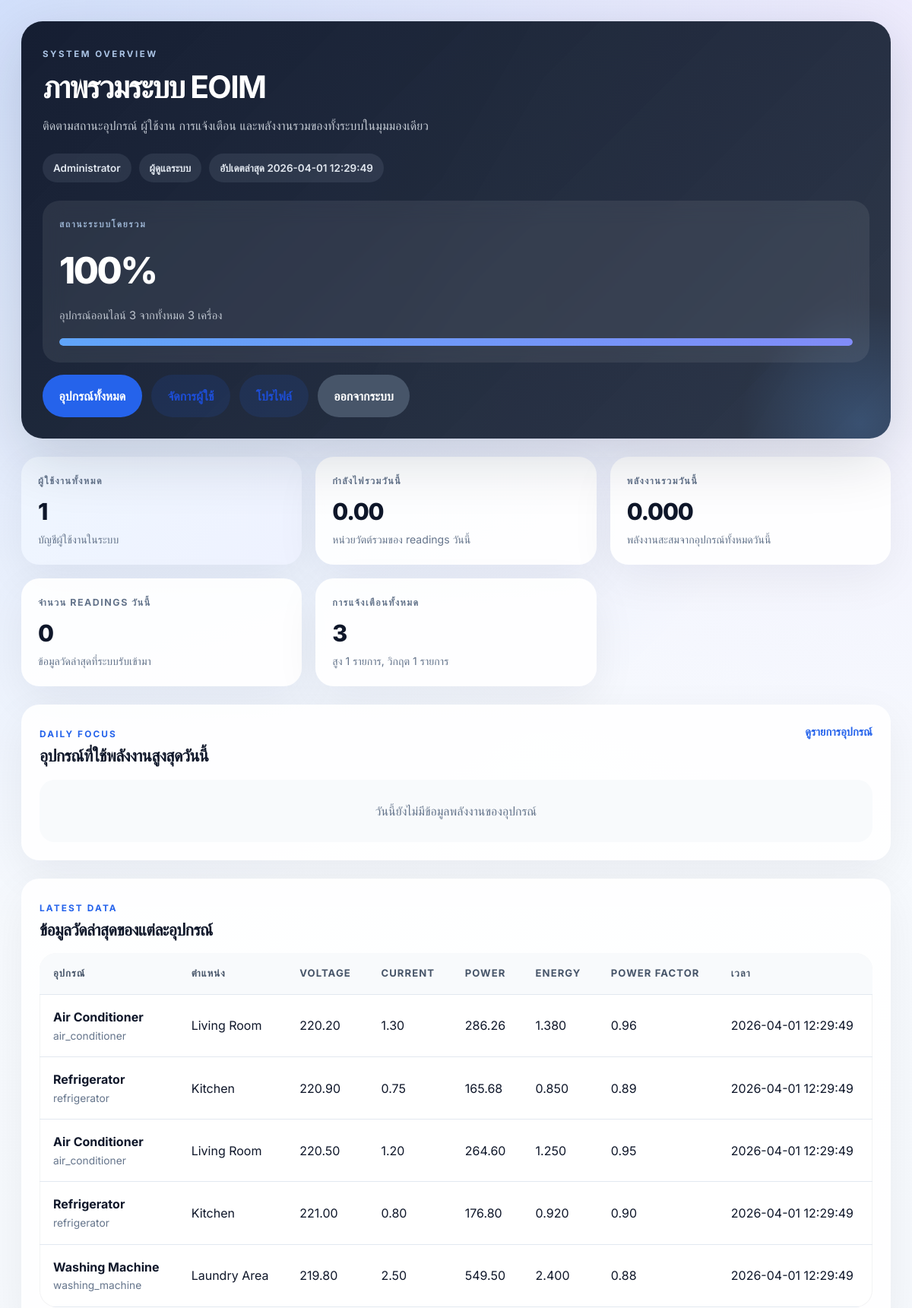
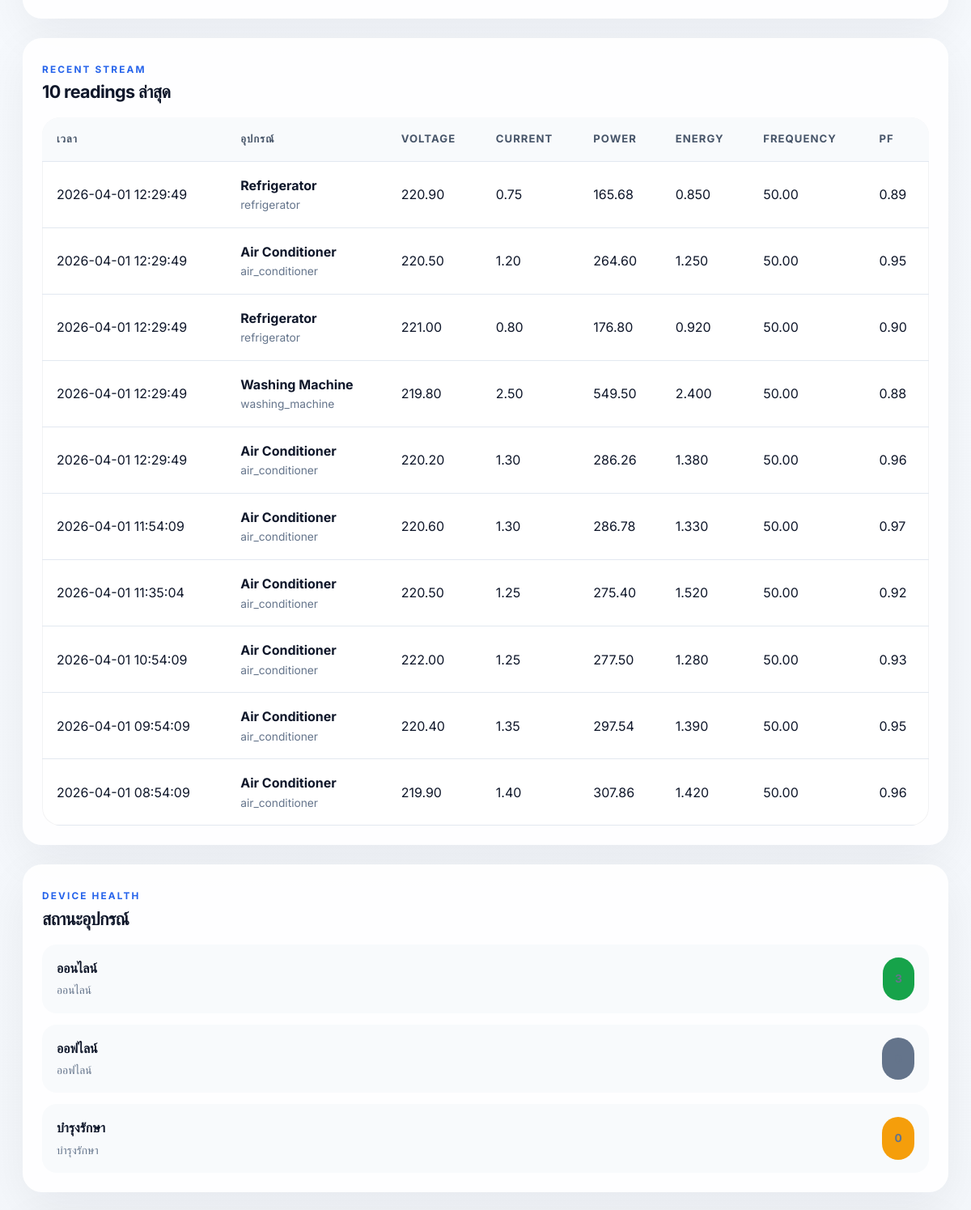
The app's page /dashboard (signed in, upper part) with its own data (2 pictures, top to bottom).
### tables this page shows
CREATE TABLE `smartmeter_readings` (
  `id` bigint(20) UNSIGNED NOT NULL,
  `device_id` int(10) UNSIGNED NOT NULL,
  `voltage` decimal(10,2) NOT NULL DEFAULT 0.00,
  `current` decimal(10,2) NOT NULL DEFAULT 0.00,
  `power` decimal(10,2) NOT NULL DEFAULT 0.00,
  `energy` decimal(10,3) NOT NULL DEFAULT 0.000,
  `frequency` decimal(10,2) NOT NULL DEFAULT 0.00,
  `power_factor` decimal(5,2) NOT NULL DEFAULT 0.00,
  `recorded_at` datetime NOT NULL,
  `created_at` timestamp NULL DEFAULT current_timestamp()
);

CREATE TABLE `devices` (
  `id` int(10) UNSIGNED NOT NULL,
  `device_name` varchar(150) NOT NULL,
  `device_type` varchar(100) NOT NULL,
  `location` varchar(150) DEFAULT NULL,
  `status` enum('active','inactive','maintenance') NOT NULL DEFAULT 'active',
  `user_id` int(10) UNSIGNED DEFAULT NULL,
  `ip_address` varchar(45) DEFAULT NULL,
  `device_secret` varchar(255) DEFAULT NULL,
  `created_at` timestamp NULL DEFAULT current_timestamp(),
  `updated_at` timestamp NULL DEFAULT current_timestamp() ON UPDATE current_timestamp()
);

### app/views/dashboard/index.php (the view, shortened to what the rows shown need)
<?php
$isAdmin = has_role('admin');
$displayName = trim((string)($user['name'] ?? 'ผู้ใช้งาน'));
$roleLabel = $isAdmin ? 'ผู้ดูแลระบบ' : 'ผู้ใช้งาน';
$latestUpdate = $latestReadings[0]['recorded_at'] ?? null;
$formatNumber = static fn ($value, int $decimals = 0): string => number_format((float)$value, $decimals);
?>
<!DOCTYPE html>
<html lang="th">
<head>
    <link rel="stylesheet" href="<?= htmlspecialchars(base_path_url('/assets/css/style.css')) ?>">
</head>
<body class="dashboard-body">
    <div class="dashboard-shell">
        <section class="dashboard-hero">
            <div class="dashboard-hero-copy">
                <h1><?= $isAdmin ? 'ภาพรวมระบบ EOIM' : 'แดชบอร์ดพลังงานของคุณ' ?></h1>
                <div class="dashboard-meta">
                    <span><?= htmlspecialchars($displayName) ?></span>
                    <span><?= $roleLabel ?></span>
                    <span><?= $latestUpdate ? 'อัปเดตล่าสุด ' . htmlspecialchars($latestUpdate) : 'ยังไม่มีข้อมูลการวัดล่าสุด' ?></span>
                </div>
            </div>
        </section>
        <section class="dashboard-main-grid">
            <div class="dashboard-column-main">
                <article class="dashboard-panel">
                    <div class="dashboard-panel-head">
                        <div>
                            <h2>อุปกรณ์ที่ใช้พลังงานสูงสุดวันนี้</h2>
                        </div>
                    </div>
                </article>
                <article class="dashboard-panel">
                    <div class="dashboard-panel-head">
                        <div>
                            <h2>ข้อมูลวัดล่าสุดของแต่ละอุปกรณ์</h2>
                        </div>
                    </div>
                    <div class="table-wrapper dashboard-table">
                        <table>
                            <thead>
                                <tr>
                                    <th>อุปกรณ์</th>
                                    <th>ตำแหน่ง</th>
                                    <th>Voltage</th>
                                    <th>Current</th>
                                    <th>Power</th>
                                    <th>Energy</th>
                                    <th>Power Factor</th>
                                    <th>เวลา</th>
                                </tr>
                            </thead>
                            <tbody>
                                <?php if (empty($latestPerDevice)): ?>
                                    <tr>
                                        <td colspan="8">ยังไม่มีข้อมูลการวัดของอุปกรณ์</td>
                                    </tr>
                                <?php else: ?>
                                    <?php foreach ($latestPerDevice as $row): ?>
                                        <tr>
                                            <td>
                                                <strong><?= htmlspecialchars($row['device_name']) ?></strong>
                                                <div class="dashboard-cell-subtext"><?= htmlspecialchars($row['device_type']) ?></div>
                                            </td>
                                            <td><?= htmlspecialchars($row['location'] ?? '-') ?></td>
                                            <td><?= $formatNumber($row['voltage'] ?? 0, 2) ?></td>
                                            <td><?= $formatNumber($row['current'] ?? 0, 2) ?></td>
                                            <td><?= $formatNumber($row['power'] ?? 0, 2) ?></td>
                                            <td><?= $formatNumber($row['energy'] ?? 0, 3) ?></td>
                                            <td><?= $formatNumber($row['power_factor'] ?? 0, 2) ?></td>
                                            <td><?= htmlspecialchars($row['recorded_at']) ?></td>
                                        </tr>
                                    <?php endforeach; ?>
                                <?php endif; ?>
                            </tbody>
                        </table>
                    </div>
                </article>
                <article class="dashboard-panel">
                    <div class="dashboard-panel-head">
                        <div>
                            <h2>10 readings ล่าสุด</h2>
                        </div>
                    </div>
                    <div class="table-wrapper dashboard-table">
                        <table>
                            <thead>
                                <tr>
                                    <th>เวลา</th>
                                    <th>อุปกรณ์</th>
                                    <th>Voltage</th>
                                    <th>Current</th>
                                    <th>Power</th>
                                    <th>Energy</th>
                                    <th>Frequency</th>
                                    <th>PF</th>
                                </tr>
                            </thead>
                            <tbody>
                                <?php if (empty($latestReadings)): ?>
                                    <tr>
                                        <td colspan="8">ยังไม่มี readings ล่าสุด</td>
                                    </tr>
                                <?php else: ?>
                                    <?php foreach ($latestReadings as $row): ?>
                                        <tr>
                                            <td><?= htmlspecialchars($row['recorded_at']) ?></td>
                                            <td>
                                                <strong><?= htmlspecialchars($row['device_name']) ?></strong>
                                                <div class="dashboard-cell-subtext"><?= htmlspecialchars($row['device_type']) ?></div>
                                            </td>
                                            <td><?= $formatNumber($row['voltage'] ?? 0, 2) ?></td>
                                            <td><?= $formatNumber($row['current'] ?? 0, 2) ?></td>
                                            <td><?= $formatNumber($row['power'] ?? 0, 2) ?></td>
                                            <td><?= $formatNumber($row['energy'] ?? 0, 3) ?></td>
                                            <td><?= $formatNumber($row['frequency'] ?? 0, 2) ?></td>
                                            <td><?= $formatNumber($row['power_factor'] ?? 0, 2) ?></td>
                                        </tr>
                                    <?php endforeach; ?>
                                <?php endif; ?>
                            </tbody>
                        </table>
                    </div>
                </article>
            </div>
            <aside class="dashboard-column-side">
                <article class="dashboard-panel">
                    <div class="dashboard-panel-head">
                        <div>
                            <h2>สถานะอุปกรณ์</h2>
                        </div>
                    </div>
                </article>
            </aside>
        </section>
    </div>
</body>
</html>

### records on screen
smartmeter_readings: recorded_at "2026-04-01 12:29:49", device.device_name "Refrigerator", device.device_type "refrigerator", device.location "Kitchen", voltage "220.90", current "0.75", power "165.68", energy "0.850", power_factor "0.89", frequency "50.00"
smartmeter_readings: device.device_name "Air Conditioner", device.device_type "air_conditioner", device.location "Living Room", voltage "220.20", current "1.30", power "286.26", energy "1.380", power_factor "0.96", recorded_at "2026-04-01 12:29:49", frequency "50.00"
smartmeter_readings: device.device_name "Air Conditioner", device.device_type "air_conditioner", device.location "Living Room", voltage "220.50", current "1.20", power "264.60", energy "1.250", power_factor "0.95", recorded_at "2026-04-01 12:29:49", frequency "50.00"
smartmeter_readings: device.device_name "Refrigerator", device.device_type "refrigerator", device.location "Kitchen", voltage "221.00", current "0.80", power "176.80", energy "0.920", power_factor "0.90", recorded_at "2026-04-01 12:29:49", frequency "50.00"
smartmeter_readings: device.device_name "Washing Machine", device.device_type "washing_machine", device.location "Laundry Area", voltage "219.80", current "2.50", power "549.50", energy "2.400", power_factor "0.88", recorded_at "2026-04-01 12:29:49", frequency "50.00"
smartmeter_readings: recorded_at "2026-04-01 11:54:09", device.device_name "Air Conditioner", device.device_type "air_conditioner", voltage "220.60", current "1.30", power "286.78", energy "1.330", frequency "50.00", power_factor "0.97"
smartmeter_readings: recorded_at "2026-04-01 11:35:04", device.device_name "Air Conditioner", device.device_type "air_conditioner", voltage "220.50", current "1.25", power "275.40", energy "1.520", frequency "50.00", power_factor "0.92"
smartmeter_readings: recorded_at "2026-04-01 10:54:09", device.device_name "Air Conditioner", device.device_type "air_conditioner", voltage "222.00", current "1.25", power "277.50", energy "1.280", frequency "50.00", power_factor "0.93"
smartmeter_readings: recorded_at "2026-04-01 09:54:09", device.device_name "Air Conditioner", device.device_type "air_conditioner", voltage "220.40", current "1.35", power "297.54", energy "1.390", frequency "50.00", power_factor "0.95"
smartmeter_readings: recorded_at "2026-04-01 08:54:09", device.device_name "Air Conditioner", device.device_type "air_conditioner", voltage "219.90", current "1.40", power "307.86", energy "1.420", frequency "50.00", power_factor "0.96"

### other values on screen
$displayName "Administrator"
$roleLabel "ผู้ดูแลระบบ"
$deviceHealthPercent "100"
$onlineDevices "3"
$totalDevices "3"
$totalUsers "1"
$formatNumber($totalPowerToday, 2) "0.00"
$formatNumber($totalEnergyToday, 3) "0.000"
$totalReadingsToday "0"
$totalAlerts "3"
$highAlerts "1"
$criticalAlerts "1"
$statusLabels['active'] "ออนไลน์"
$statusLabels['inactive'] "ออฟไลน์"
$statusLabels['maintenance'] "บำรุงรักษา"
